Frame 1 (no input): blank canvas, image omitted
Frame 60 (the mouse pressed at the canvas centre just before this capture): blank canvas, image omitted
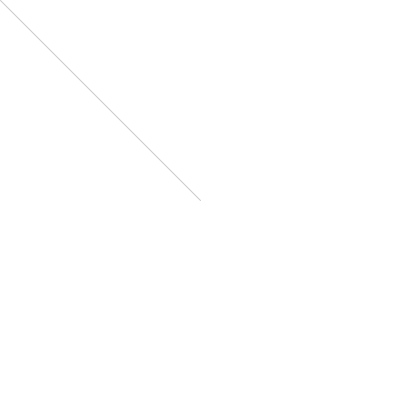
Frame 120 (the mouse held since frame 60 and released just before this capture)

The Processing sketch whose frames 1 and 60 were blank and that drew this single picture after the mouse press (run headless with seeded random() and noise(); from frame 60 on, the mouse is pressed at the canvas centre):

// Processing sketch: lineas3
// ── lineas3.pde
void setup() {
  size(400, 400);
}
void draw(){
 background(255);
  stroke(mouseX,mouseY,mouseX); 
 line(0,0,mouseX, mouseY);
 
}
